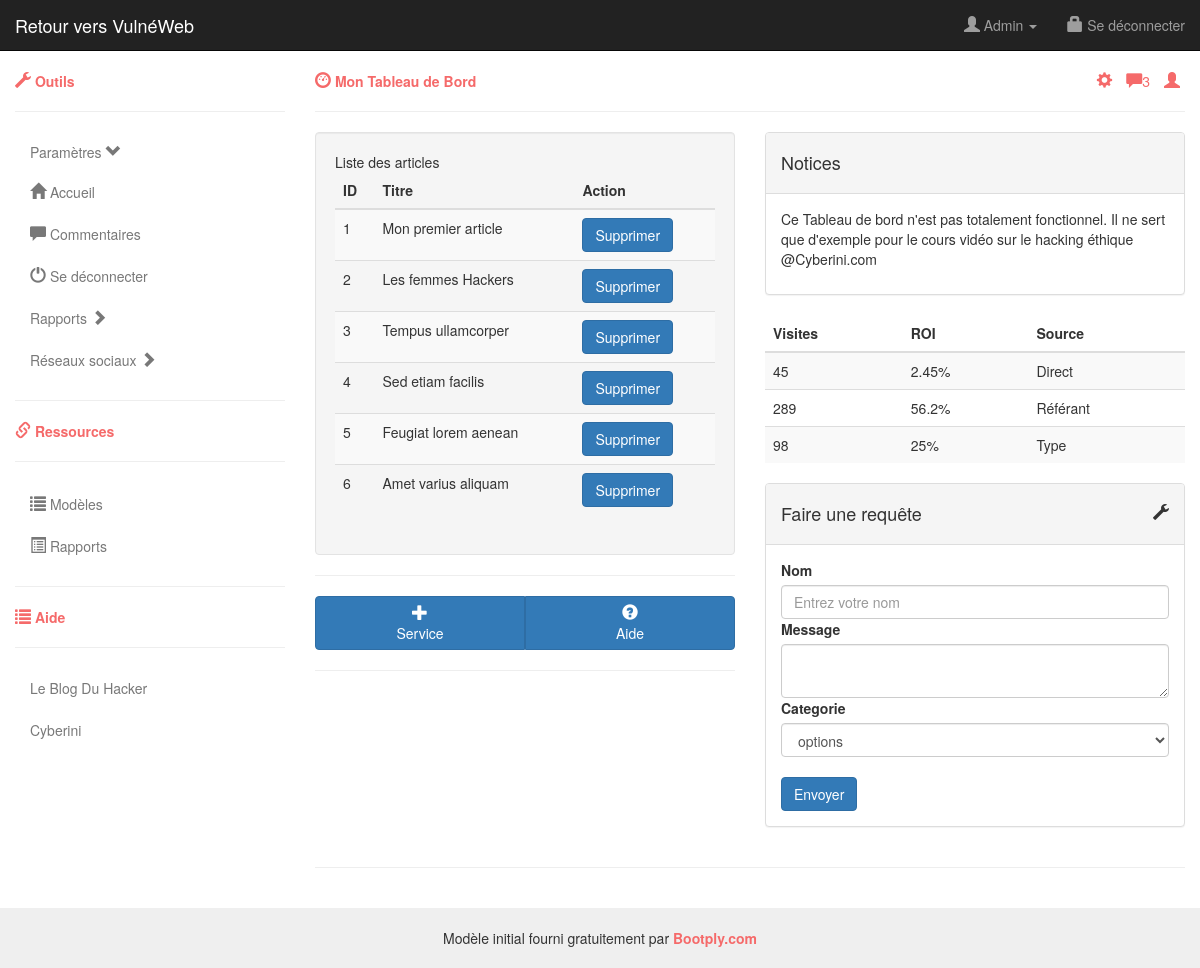
The page /admin/index.php (signed in) on the database its author committed.
### tables this page shows
CREATE TABLE `articles` (
  `id` int(11) NOT NULL,
  `idauteur` int(11) NOT NULL,
  `titre` varchar(255) NOT NULL,
  `contenu` varchar(5000) NOT NULL
);

### admin/index.php (the view, shortened to what this page needs)
<!DOCTYPE html>
<html lang="en">
	<head>
		<link href="css/bootstrap.min.css" rel="stylesheet">
		<link href="css/styles.css" rel="stylesheet">
	</head>
	<body>
<div id="top-nav" class="navbar navbar-inverse navbar-static-top">
    <div class="container-fluid">
        <div class="navbar-header">
            <a class="navbar-brand" href="/demo">Retour vers VulnéWeb</a>
        </div>
        <div class="navbar-collapse collapse">
            <ul class="nav navbar-nav navbar-right">
                <li class="dropdown">
                    <a class="dropdown-toggle" role="button" data-toggle="dropdown" href="#">
						<i class="glyphicon glyphicon-user"></i> <?php echo $_SESSION['admin'];
						 ?>
						<span class="caret"></span>
						</a>
                </li>
                <li><a href="logout.php"><i class="glyphicon glyphicon-lock"></i> Se déconnecter</a></li>
            </ul>
        </div>
    </div>
</div>
<div class="container-fluid">
    <div class="row">
        <div class="col-sm-3">
            <a href="#"><strong><i class="glyphicon glyphicon-wrench"></i> Outils</strong></a>
            <hr>
            <ul class="nav nav-stacked">
                <li class="nav-header"> <a href="#" data-toggle="collapse" data-target="#userMenu">Paramètres <i class="glyphicon glyphicon-chevron-down"></i></a>
                    <ul class="nav nav-stacked collapse in" id="userMenu">
                        <li class="active"> <a href="#"><i class="glyphicon glyphicon-home"></i> Accueil</a></li>
                        <li><a href="#"><i class="glyphicon glyphicon-comment"></i> Commentaires</a></li>
                        <li><a href="#"><i class="glyphicon glyphicon-off"></i> Se déconnecter</a></li>
                    </ul>
                </li>
                <li class="nav-header"> <a href="#" data-toggle="collapse" data-target="#menu2"> Rapports <i class="glyphicon glyphicon-chevron-right"></i></a>
                </li>
                <li class="nav-header">
                    <a href="#" data-toggle="collapse" data-target="#menu3"> Réseaux sociaux <i class="glyphicon glyphicon-chevron-right"></i></a>
                </li>
            </ul>
            <hr>
            <a href="#"><strong><i class="glyphicon glyphicon-link"></i> Ressources</strong></a>
            <hr>
            <ul class="nav nav-pills nav-stacked">
                <li><a href="#"><i class="glyphicon glyphicon-list"></i> Modèles</a></li>
                <li><a href="#"><i class="glyphicon glyphicon-list-alt"></i> Rapports</a></li>
            </ul>
            <hr>
            <a href="#"><strong><i class="glyphicon glyphicon-list"></i> Aide</strong></a>
            <hr>
            <ul class="nav nav-stacked">
                <li class="active"><a rel="nofollow" href="http://www.leblogduhacker.fr" target="ext">Le Blog Du Hacker</a></li>
                <li><a rel="nofollow" href="https://cyberini.com">Cyberini</a></li>
            </ul>
        </div>
        <div class="col-sm-9">
            <ul class="list-inline pull-right">
                <li><a href="#"><i class="glyphicon glyphicon-cog"></i></a></li>
                <li class="dropdown"><a href="#" class="dropdown-toggle" data-toggle="dropdown"><i class="glyphicon glyphicon-comment"></i><span class="count">3</span></a>
                </li>
                <li><a href="#"><i class="glyphicon glyphicon-user"></i></a></li>
		      </ul>
            <a href="#"><strong><i class="glyphicon glyphicon-dashboard"></i> Mon Tableau de Bord</strong></a>
            <hr>
            <div class="row">
                <div class="col-md-6">
                    <div class="well">Liste des articles <div class="table-responsive">
                        <table class="table table-striped">
                            <thead>
                                <tr>
                                    <th>ID</th>
                                    <th>Titre</th>
                                    <th>Action</th>
                                </tr>
                            </thead>
                            <tbody>
						<?php
						$mysqli = new mysqli("localhost", "demoutilisateur", "Mdp@Ass3zSécuris3", "demobd");
						$mysqli->set_charset("utf8");
						$rows=$mysqli->query("SELECT * FROM `articles`");
						if ($rows->num_rows==0) {
							echo "Aucun article à afficher.";
						}
						else {
							while($row = $rows->fetch_array())
							{
								echo "<tr><td>" . $row['id'] . "</td>";
								echo "<td>" . $row['titre'] . "</td>";
								echo "<td><a href='delete.php?id=" . $row['id'] . "' class='btn btn-primary'>Supprimer</a></td>";
								echo "</tr>";
							}
						}
						$rows->close(); ?>
                            </tbody>
                        </table>
                    </div></div>
                    <hr>
                    <div class="btn-group btn-group-justified">
                        <a href="#" class="btn btn-primary col-sm-3">
                            <i class="glyphicon glyphicon-plus"></i>
                            <br> Service
                        </a>
                        <a href="#" class="btn btn-primary col-sm-3">
                            <i class="glyphicon glyphicon-question-sign"></i>
                            <br> Aide
                        </a>
                    </div>
                    <hr>
				</div>
                <div class="col-md-6">
                    <div class="panel panel-default">
                        <div class="panel-heading">
                            <h4>Notices</h4></div>
                        <div class="panel-body">
                            <p>Ce Tableau de bord n'est pas totalement fonctionnel. Il ne sert que d'exemple pour le cours vidéo sur le hacking éthique @Cyberini.com</p>
                        </div>
                    </div>
                    <div class="table-responsive">
                        <table class="table table-striped">
                            <thead>
                                <tr>
                                    <th>Visites</th>
                                    <th>ROI</th>
                                    <th>Source</th>
                                </tr>
                            </thead>
                            <tbody>
                                <tr>
                                    <td>45</td>
                                    <td>2.45%</td>
                                    <td>Direct</td>
                                </tr>
                                <tr>
                                    <td>289</td>
                                    <td>56.2%</td>
                                    <td>Référant</td>
                                </tr>
                                <tr>
                                    <td>98</td>
                                    <td>25%</td>
                                    <td>Type</td>
                                </tr>
                            </tbody>
                        </table>
                    </div>
                    <div class="panel panel-default">
                        <div class="panel-heading">
                            <div class="panel-title">
                                <i class="glyphicon glyphicon-wrench pull-right"></i>
                                <h4>Faire une requête</h4>
                            </div>
                        </div>
                        <div class="panel-body">
                            <form class="form form-vertical">
                                <div class="control-group">
                                    <label>Nom</label>
                                    <div class="controls">
                                        <input type="text" class="form-control" placeholder="Entrez votre nom">
                                    </div>
                                </div>
                                <div class="control-group">
                                    <label>Message</label>
                                    <div class="controls">
                                        <textarea class="form-control"></textarea>
                                    </div>
                                </div>
                                <div class="control-group">
                                    <label>Categorie</label>
                                    <div class="controls">
                                        <select class="form-control">
                                            <option>options</option>
                                        </select>
                                    </div>
                                </div>
                                <div class="control-group">
                                    <div class="controls">
                                        <button type="submit" class="btn btn-primary">
                                            Envoyer
                                        </button>
                                    </div>
                                </div>
                            </form>
                        </div>
                    </div>
                </div>
            </div>
            <hr>
        </div>
    </div>
</div>
<footer class="text-center">Modèle initial fourni gratuitement par <a href="http://www.bootply.com/85850"><strong>Bootply.com</strong></a></footer>
	</body>
</html>

### admin/css/styles.css (style rules this page uses)
.navbar-static-top { margin-bottom:20px; }
i { font-size:16px; }
.nav > li > a { color:#787878; }
footer { margin-top:20px; padding-top:20px; padding-bottom:20px; background-color:#efefef; }

### rows shown on the page
articles: id "1", titre "Mon premier article"
articles: id "2", titre "Les femmes Hackers"
articles: id "3", titre "Tempus ullamcorper"
articles: id "4", titre "Sed etiam facilis"
articles: id "5", titre "Feugiat lorem aenean"
articles: id "6", titre "Amet varius aliquam"

### other values the page prints
$_SESSION['admin'] "Admin"
